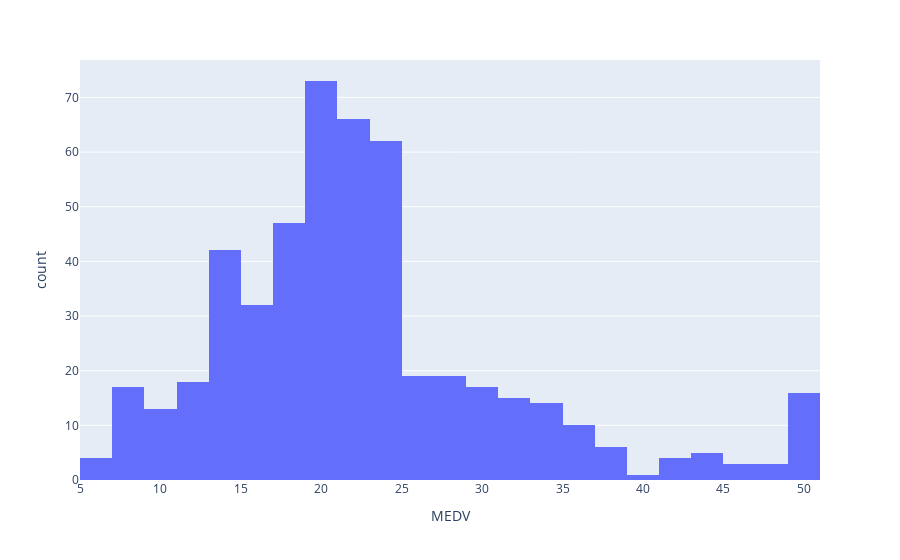

Notebook source saved alongside this figure:
### Code cell
fig = px.histogram(data, x=data['MEDV'])
fig.show()

### Figure 1 — Plotly figure (JSON) as saved in the notebook; plotly's stock layout.template omitted (floating-point values rounded to 4 significant figures; data arrays with more than 128 entries replaced by an {"elided": "..."} marker saying what was removed)
{"data": [{"alignmentgroup": "True", "bingroup": "x", "hovertemplate": "MEDV=%{x}<br>count=%{y}<extra></extra>", "legendgroup": "", "marker": {"color": "#636efa"}, "name": "", "offsetgroup": "", "orientation": "v", "showlegend": false, "type": "histogram", "x": {"elided": "506 float values"}, "xaxis": "x", "yaxis": "y"}], "layout": {"barmode": "relative", "legend": {"tracegroupgap": 0}, "margin": {"t": 60}, "xaxis": {"anchor": "y", "domain": [0, 1], "title": {"text": "MEDV"}}, "yaxis": {"anchor": "x", "domain": [0, 1], "title": {"text": "count"}}}}
